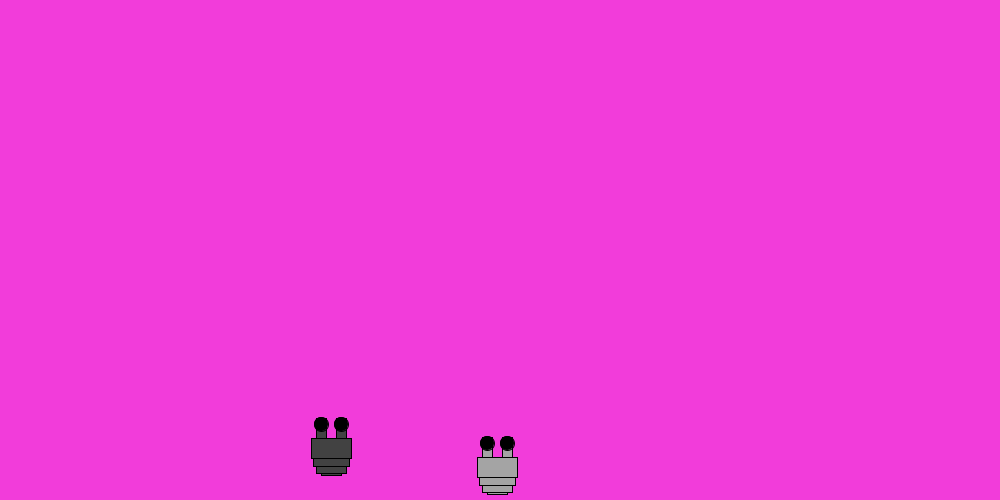
Frame 1 (no input)
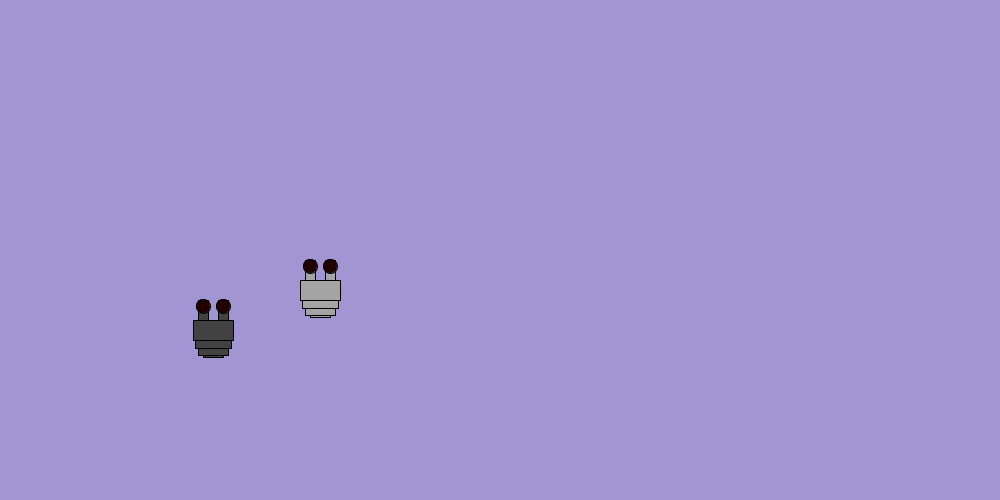
Frame 60 (the mouse pressed at the canvas centre just before this capture)
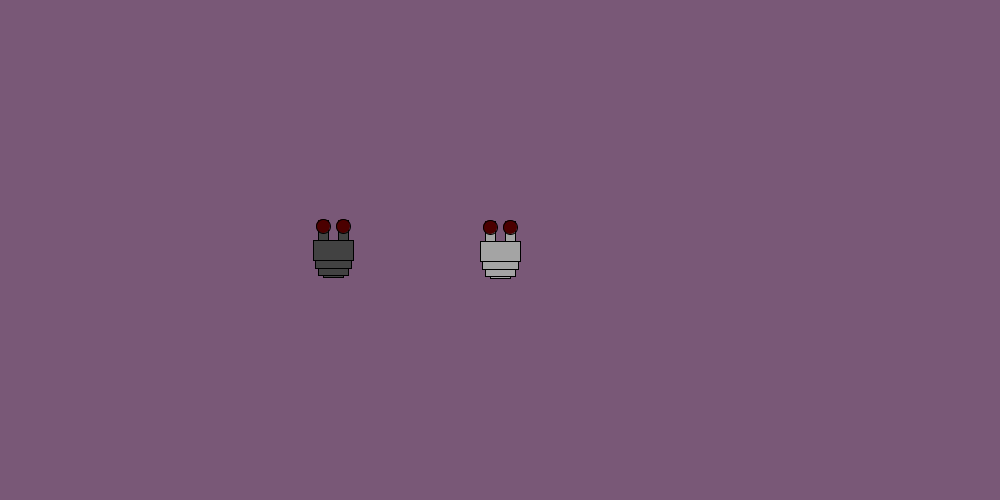
Frame 120 (the mouse held since frame 60 and released just before this capture)

The Processing sketch that drew these frames (run headless with seeded random() and noise(); from frame 60 on, the mouse is pressed at the canvas centre):

// Processing sketch: processing_116611
// ── processing_116611.pde

Robot myRobot;
Robot notMyRobot;

void setup() {
  size(1000, 500);
  myRobot= new Robot(color(random(255)), height-30, width/2, 3);
  notMyRobot= new Robot(color(random(255)), height-50, width/3, 2);
}

void draw() {
  background(random(255), random(255), random(255));
  myRobot.move();
  myRobot.display();
  notMyRobot.move();
  notMyRobot.display();
}

class Robot {
  color c;
  int eye;
  float x;
  float y;
  float xspeed;
  float xacc;
  float size=2;

  Robot(color tempc, float tempy, float tempx, float tempxspeed) {
    c=tempc;
    x=tempx;
    y=tempy;
    xspeed=tempxspeed;
  }

  void display() {
    rectMode(CENTER);
    fill(c);
    //eyestalks
    rect(x+5*size, y-10*size, 5*size, 10*size);
    rect(x-5*size, y-10*size, 5*size, 10*size);

    //body
    rect(x, y+25, 10*size, 2*size);
    rect(x, y+20, 15*size, 5*size);
    rect(x, y+10, 18*size, 8*size);
    rect(x, y, 20*size, 10*size);



    //eye color/flashing
    fill(eye, 0, 0);
    eye=eye+5;
    if (eye>255) {
      eye=0;
    }
    //eyes
    ellipse(x+5*size, y-12*size, 7*size, 7*size);
    ellipse(x-5*size, y-12*size, 7*size, 7*size);
  }

  void move() {
    if (x>mouseX)
    {
      x=x-xspeed;
    }
    if (x<mouseX) {
      x=x+xspeed;
    }

    if (y>mouseY) {
      y=y-xspeed;
    }
    if (y<mouseY) {
      y=y+xspeed;
    }
  }
}
